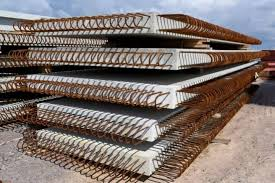
#> input picture images.jpg, 275 x 183 px
$ python ImgProc_StructuralMonitoring4.py
#> lines starting #> are read from the running program, lines starting #| are printed output that depends on the picture
import cv2
import numpy as np
import pandas as pd
import matplotlib.pyplot as plt
from tkinter import Tk
from tkinter.filedialog import askopenfilename
import os

# Função para ajustar contraste e brilho
def ajustar_contraste_brilho(imagem, alpha=1.5, beta=30):
    return cv2.convertScaleAbs(imagem, alpha=alpha, beta=beta)

# Função para detectar os cantos (features) da imagem
def detectar_cantos(imagem):
    imagem_cinza = cv2.cvtColor(imagem, cv2.COLOR_BGR2GRAY)
    imagem_ajustada = ajustar_contraste_brilho(imagem_cinza)
    imagem_suavizada = cv2.GaussianBlur(imagem_ajustada, (5, 5), 0)

    # Usar goodFeaturesToTrack para detectar cantos
    pontos = cv2.goodFeaturesToTrack(imagem_suavizada, maxCorners=0, qualityLevel=0.01, minDistance=30)
    pontos = np.int0(pontos)

    coordenadas_pontos = []
    for p in pontos:
        x, y = p.ravel()
        coordenadas_pontos.append((x, y))

    return coordenadas_pontos

# Função para salvar os dados de coordenadas em um arquivo CSV dentro da pasta "CSV"
def salvar_dados(coordenadas_pontos, caminho_imagem):
    pasta_csv = "csv"
    os.makedirs(pasta_csv, exist_ok=True)  # Cria a pasta se não existir

    nome_arquivo = os.path.splitext(os.path.basename(caminho_imagem))[0]  # Pega o nome da imagem sem extensão
    nome_csv = os.path.join(pasta_csv, f"{nome_arquivo}_coordenadas.csv")  # Cria o caminho completo do CSV

    df_pontos = pd.DataFrame(coordenadas_pontos, columns=["X", "Y"])
    df_pontos.to_csv(nome_csv, index=False)

    print(f"Coordenadas salvas em '{nome_csv}'")
    print(df_pontos)

# Função para exibir a imagem e os pontos detectados
def exibir_imagem_com_pontos(imagem, coordenadas_pontos):
    plt.imshow(cv2.cvtColor(imagem, cv2.COLOR_BGR2RGB))
    for (x, y) in coordenadas_pontos:
        plt.plot(x, y, 'gx')
    plt.title("Pontos Detectados")
    plt.show()

if __name__ == "__main__":
    Tk().withdraw()
    caminho_imagem = askopenfilename(title="Selecione uma imagem", filetypes=[("Imagens", "*.jpg;*.jpeg;*.png;*.bmp")])
#> the answer given: images.jpg

    if caminho_imagem:
        imagem = cv2.imread(caminho_imagem)
#> imagem is the input picture: shape (183, 275, 3); mean B, G, R 107.8, 113.1, 125.2

        if imagem is not None:
            coordenadas_pontos = detectar_cantos(imagem)
#> in detectar_cantos, `imagem_cinza = cv2.cvtColor(imagem, cv2.COLOR_BGR2GRAY)`:
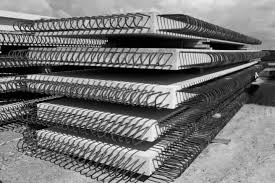
#> imagem_cinza: shape (183, 275); min 0, max 255, mean 116.1
#> in ajustar_contraste_brilho, `return cv2.convertScaleAbs(imagem, alpha=alpha, beta=beta)`:
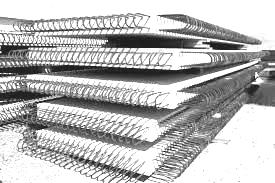
#> returned value: shape (183, 275); min 30, max 255, mean 184.6
#> in detectar_cantos, `imagem_suavizada = cv2.GaussianBlur(imagem_ajustada, (5, 5), 0)`:
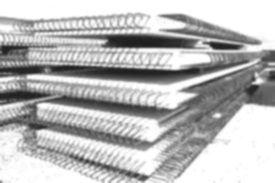
#> imagem_suavizada: shape (183, 275); min 31, max 255, mean 184.5
#> in detectar_cantos, `pontos = cv2.goodFeaturesToTrack(imagem_suavizada, maxCorners=0, quali..`: pontos = 36 rows, first 8: [85, 157], [256, 73], [203, 42], [147, 177], [38, 105], [106, 40], [219, 115], [61, 59]
#> the loop in detectar_cantos, `for p in pontos:` made 36 passes
#> (x, y) on passes 1 to 12: (85, 157), (256, 73), (203, 42), (147, 177), (38, 105), (106, 40), (219, 115), (61, 59), (195, 94), (155, 105), (27, 47), (27, 77)
#> after the loop in detectar_cantos, `for p in pontos:`: coordenadas_pontos = 36 pairs, first value 1 to 260, second value 15 to 181

            print("Coordenadas dos pontos detectados:")
            for i, coord in enumerate(coordenadas_pontos):
                print(f"Ponto {i + 1}: X = {coord[0]}, Y = {coord[1]}")
#> this loop made 36 passes
#| Ponto 1: X = 85, Y = 157
#| Ponto 2: X = 256, Y = 73
#| Ponto 3: X = 203, Y = 42
#| Ponto 4: X = 147, Y = 177
#| Ponto 5: X = 38, Y = 105
#| Ponto 6: X = 106, Y = 40
#| Ponto 7: X = 219, Y = 115
#| Ponto 8: X = 61, Y = 59
#> (further printed lines are left out)

            salvar_dados(coordenadas_pontos, caminho_imagem)
#> in salvar_dados, `df_pontos = pd.DataFrame(coordenadas_pontos, columns=["X", "Y"])`: df_pontos = table of 36 rows and 2 columns
#> (printed output is left out)
            exibir_imagem_com_pontos(imagem, coordenadas_pontos)
#> the loop in exibir_imagem_com_pontos, `for (x, y) in coordenadas_pontos:` made 36 passes
#> in exibir_imagem_com_pontos, `plt.show()`:
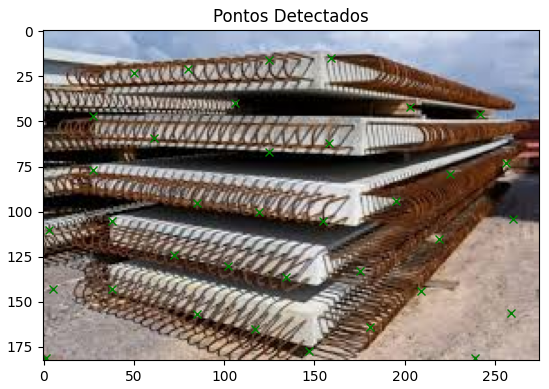
#> figure drawn by matplotlib, 1 panel
        else:
            print("Erro ao carregar a imagem.")
    else:
        print("Nenhuma imagem selecionada.")
